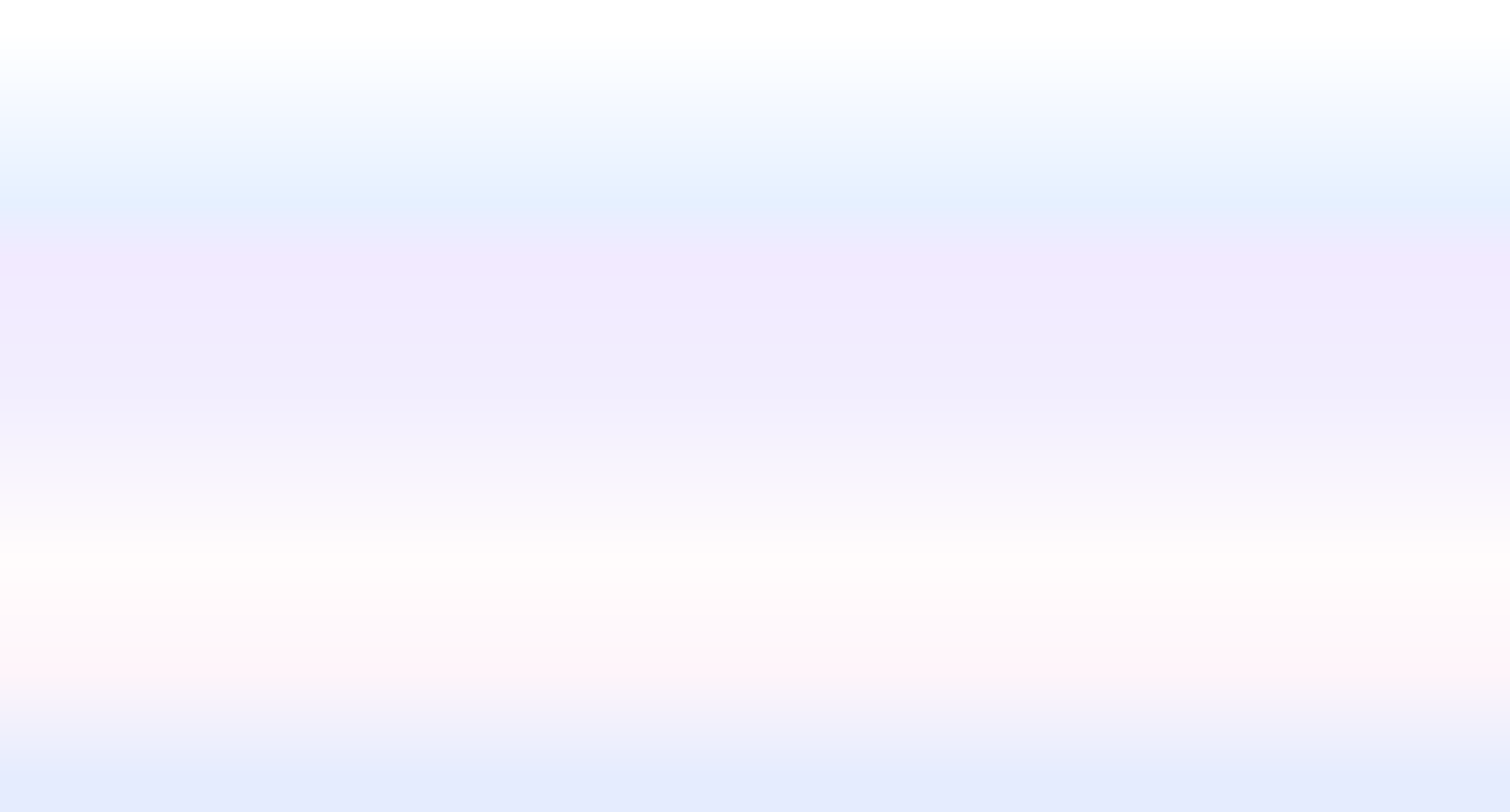
<?xml version="1.0" encoding="UTF-8"?>
<ui version="4.0">
 <class>QDlgMain</class>
 <widget class="QWidget" name="QDlgMain">
  <property name="geometry">
   <rect>
    <x>0</x>
    <y>0</y>
    <width>1920</width>
    <height>1033</height>
   </rect>
  </property>
  <property name="windowTitle">
   <string>Form</string>
  </property>
  <property name="styleSheet">
   <string notr="true">QGroupBox{
border-style: solid;
border-color: qlineargradient(spread:pad, x1:0, y1:0, x2:1, y2:0, stop:0.170455 rgba(188, 157, 225, 255), stop:0.375 rgba(71, 114, 193, 255), stop:0.585227 rgba(32, 34, 130, 255), stop:0.784091 rgba(115, 107, 177, 255));
border-width:1px;
}
QWidget#QDlgMain{
	background-color: qlineargradient(spread:repeat, x1:0, y1:1, x2:0, y2:0, stop:0.0454545 rgba(229, 236, 254, 255), stop:0.176136 rgba(254, 245, 250, 255), stop:0.3125 rgba(255, 252, 252, 255), stop:0.517045 rgba(242, 238, 254, 255), stop:0.681818 rgba(242, 234, 255, 255), stop:0.75 rgba(230, 240, 255, 255), stop:0.960227 rgba(255, 255, 255, 255));

}</string>
  </property>
 </widget>
 <resources/>
 <connections/>
</ui>
